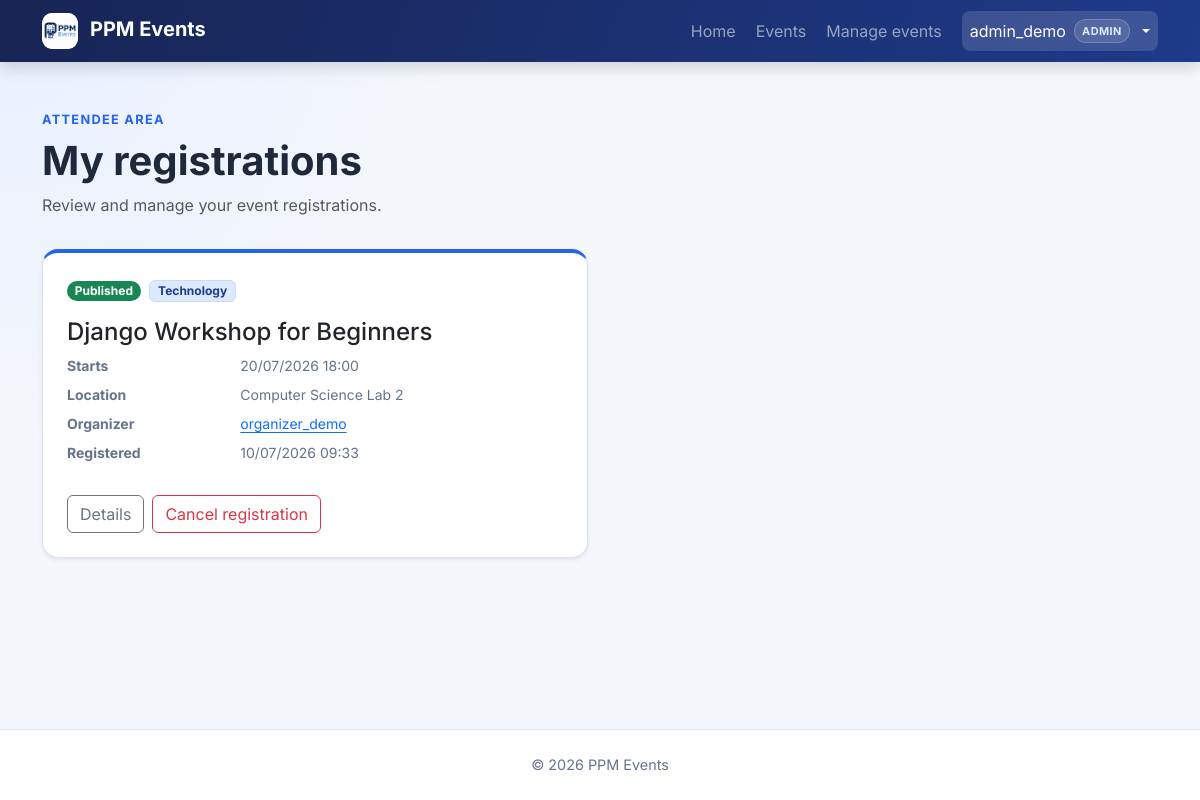
The page /registrations/mine/ (signed in) on the database as committed earlier.
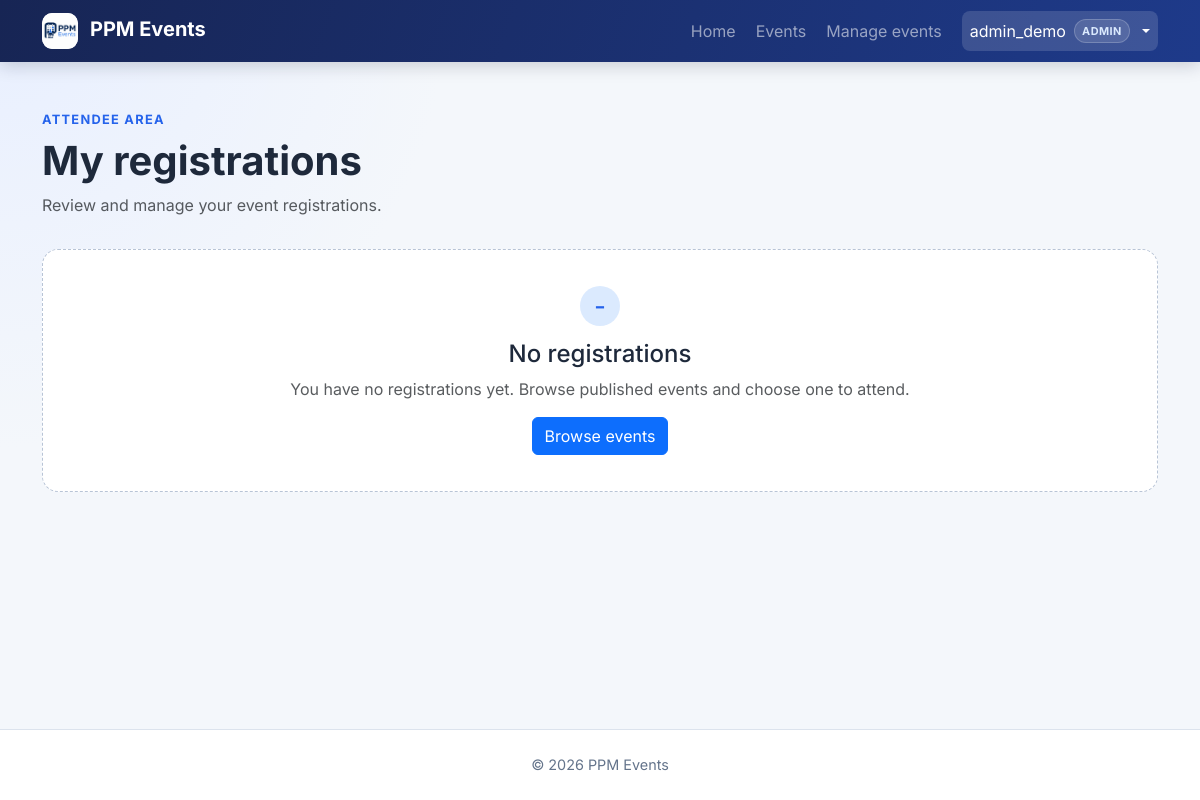
The same page on the database as committed later.
### events/models.py (models this page shows, shortened)
class Registration(models.Model):
    event = models.ForeignKey(
        Event,
        on_delete=models.CASCADE,
        related_name="registrations",
    )
    attendee = models.ForeignKey(
        settings.AUTH_USER_MODEL,
        on_delete=models.CASCADE,
        related_name="event_registrations",
    )
    created_at = models.DateTimeField(auto_now_add=True)
    class Meta:
        ordering = ["-created_at"]
        constraints = [
            models.UniqueConstraint(
                fields=["event", "attendee"],
                name="unique_event_attendee_registration",
            ),
        ]
        indexes = [
            models.Index(fields=["event", "created_at"]),
            models.Index(fields=["attendee", "created_at"]),
        ]

class Event(models.Model):
    class Status(models.TextChoices):
        DRAFT = "draft", "Draft"
        PUBLISHED = "published", "Published"
        CANCELLED = "cancelled", "Cancelled"
    organizer = models.ForeignKey(
        settings.AUTH_USER_MODEL,
        on_delete=models.CASCADE,
        related_name="organized_events",
    )
    category = models.ForeignKey(
        Category,
        on_delete=models.PROTECT,
        related_name="events",
        null=True,
        blank=True,
    )
    title = models.CharField(max_length=200)
    description = models.TextField()
    image = models.ImageField(
        upload_to="event_images/%Y/%m/",
        blank=True,
        validators=[
            FileExtensionValidator(
                allowed_extensions=ALLOWED_EVENT_IMAGE_EXTENSIONS
            ),
            validate_event_image_size,
        ],
    )
    starts_at = models.DateTimeField()
    ends_at = models.DateTimeField()
    location = models.CharField(max_length=255)
    capacity = models.PositiveIntegerField(
        validators=[MinValueValidator(1)],
    )
    status = models.CharField(
        max_length=20,
        choices=Status.choices,
        default=Status.DRAFT,
    )
    created_at = models.DateTimeField(auto_now_add=True)
    updated_at = models.DateTimeField(auto_now=True)
    objects = EventQuerySet.as_manager()
    class Meta:
        ordering = ["starts_at", "title"]
        constraints = [
            models.CheckConstraint(
                condition=Q(capacity__gte=1),
                name="event_capacity_at_least_one",
            ),
            models.CheckConstraint(
                condition=Q(ends_at__gt=F("starts_at")),
                name="event_ends_after_start",
            ),
        ]
        indexes = [
            models.Index(fields=["status", "starts_at"]),
            models.Index(fields=["organizer", "starts_at"]),
        ]
    def get_absolute_url(self):
        return reverse("events:detail", kwargs={"pk": self.pk})
    @property
    def is_public(self):
        return self.status == self.Status.PUBLISHED
    @property
    def registration_is_open(self):
        return self.is_public and self.starts_at > timezone.now()

class Category(models.Model):
    name = models.CharField(max_length=80, unique=True)
    slug = models.SlugField(max_length=80, unique=True)
    class Meta:
        ordering = ["name"]
        verbose_name_plural = "categories"

### events/views.py (the view)
class MyRegistrationListView(AttendeeRequiredMixin, ListView):
    model = Registration
    template_name = "events/my_registration_list.html"
    context_object_name = "registrations"
    def get_queryset(self):
        return (
            Registration.objects.filter(attendee=self.request.user)
            .select_related("event", "event__organizer", "event__category")
        )

### accounts/context_processors.py (called while the page is built)
def roles(request):
    return {
        "user_is_attendee": is_attendee(request.user),
        "user_is_organizer": is_organizer(request.user),
    }

### accounts/roles.py (called while the page is built)
def get_user_roles(user):
    if not user.is_authenticated:
        return frozenset()
    if not hasattr(user, "_ppm_role_names"):
        user._ppm_role_names = frozenset(
            user.groups.values_list("name", flat=True)
        )
    return user._ppm_role_names

def user_has_role(user, role):
    return role.value in get_user_roles(user)

def is_admin(user):
    return user.is_authenticated and user.is_staff

def is_attendee(user):
    return (
        user_has_role(user, Role.ATTENDEE)
        or user_has_role(user, Role.ORGANIZER)
        or is_admin(user)
    )

def is_organizer(user):
    return user_has_role(user, Role.ORGANIZER) or is_admin(user)

### events/views.py (called while the page is built)
    def dispatch(self, request, *args, **kwargs):
        if request.user.is_authenticated and not is_attendee(request.user):
            messages.error(
                request,
                "This action is reserved for registered users.",
            )
            return redirect(self.permission_denied_url)
        return super().dispatch(request, *args, **kwargs)

### templates/events/my_registration_list.html (shortened to what this page needs)
{% extends "base.html" %}
{% block content %}
<header class="page-header">
    <p class="page-kicker mb-2">Attendee area</p>
    <h1 class="display-6 fw-bold mb-2">My registrations</h1>
    <p class="text-body-secondary mb-0">
        Review and manage your event registrations.
    </p>
</header>
{% if registrations %}
    <div class="row g-4">
        {% for registration in registrations %}
            <div class="col-md-6">
                <article class="card event-card category-accent category-{{ registration.event.category.slug|default:'other' }} h-100 shadow-sm">
                    <div class="card-body d-flex flex-column p-4">
                        <div class="mb-3">
                            {% include "includes/event_status_badge.html" with event=registration.event %}
                            {% if registration.event.category %}
                                <span class="badge category-badge ms-1">
                                    {{ registration.event.category.name }}
                                </span>
                            {% endif %}
                        </div>
                        <h2 class="h4">{{ registration.event.title }}</h2>
                        <dl class="row event-meta small mb-4">
                            <dt class="col-4">Starts</dt>
                            <dd class="col-8">
                                {{ registration.event.starts_at|date:"d/m/Y H:i" }}
                            </dd>
                            <dt class="col-4">Location</dt>
                            <dd class="col-8">
                                {{ registration.event.location }}
                            </dd>
                            <dt class="col-4">Organizer</dt>
                            <dd class="col-8">
                                <a href="{% url 'events:organizer_history' registration.event.organizer_id %}">
                                    {{ registration.event.organizer.get_username }}
                                </a>
                            </dd>
                            <dt class="col-4">Registered</dt>
                            <dd class="col-8">
                                {{ registration.created_at|date:"d/m/Y H:i" }}
                            </dd>
                        </dl>
                        <div class="d-flex flex-wrap gap-2 mt-auto">
                            {% if registration.event.is_public %}
                                <a
                                    class="btn btn-outline-secondary"
                                    href="{{ registration.event.get_absolute_url }}"
                                >
                                    Details
                                </a>
                            {% endif %}
                            {% if registration.event.registration_is_open %}
                                <form
                                    method="post"
                                    action="{% url 'events:cancel_registration' registration.pk %}"
                                >
                                    <button
                                        class="btn btn-outline-danger"
                                        type="submit"
                                    >
                                        Cancel registration
                                    </button>
                                </form>
                            {% endif %}
                        </div>
                    </div>
                </article>
            </div>
        {% endfor %}
    </div>
{% else %}
    {% url "events:list" as public_events_url %}
    {% include "includes/empty_state.html" with title="No registrations" description="You have no registrations yet. Browse published events and choose one to attend." action_url=public_events_url action_label="Browse events" %}
{% endif %}
{% endblock %}

### templates/includes/event_status_badge.html
{% if event.status == "published" %}
    <span class="badge rounded-pill text-bg-success">Published</span>
{% elif event.status == "cancelled" %}
    <span class="badge rounded-pill text-bg-danger">Cancelled</span>
{% else %}
    <span class="badge rounded-pill text-bg-secondary">Draft</span>
{% endif %}

Rows that differ between the two databases and show on the page:
removed Registration: event.category.name "Technology", event "Django Workshop for Beginners", event.starts_at "20/07/2026 18:00", event.location "Computer Science Lab 2", event.organizer.get_username "organizer_demo", created_at "10/07/2026 09:33", shows "Cancel registration"
Other text that changed with them:
{{ title }}: (not shown) → "No registrations"
{{ description }}: (not shown) → "You have no registrations yet. Browse published events and choose one to attend."
{{ action_label }}: (not shown) → "Browse events"
